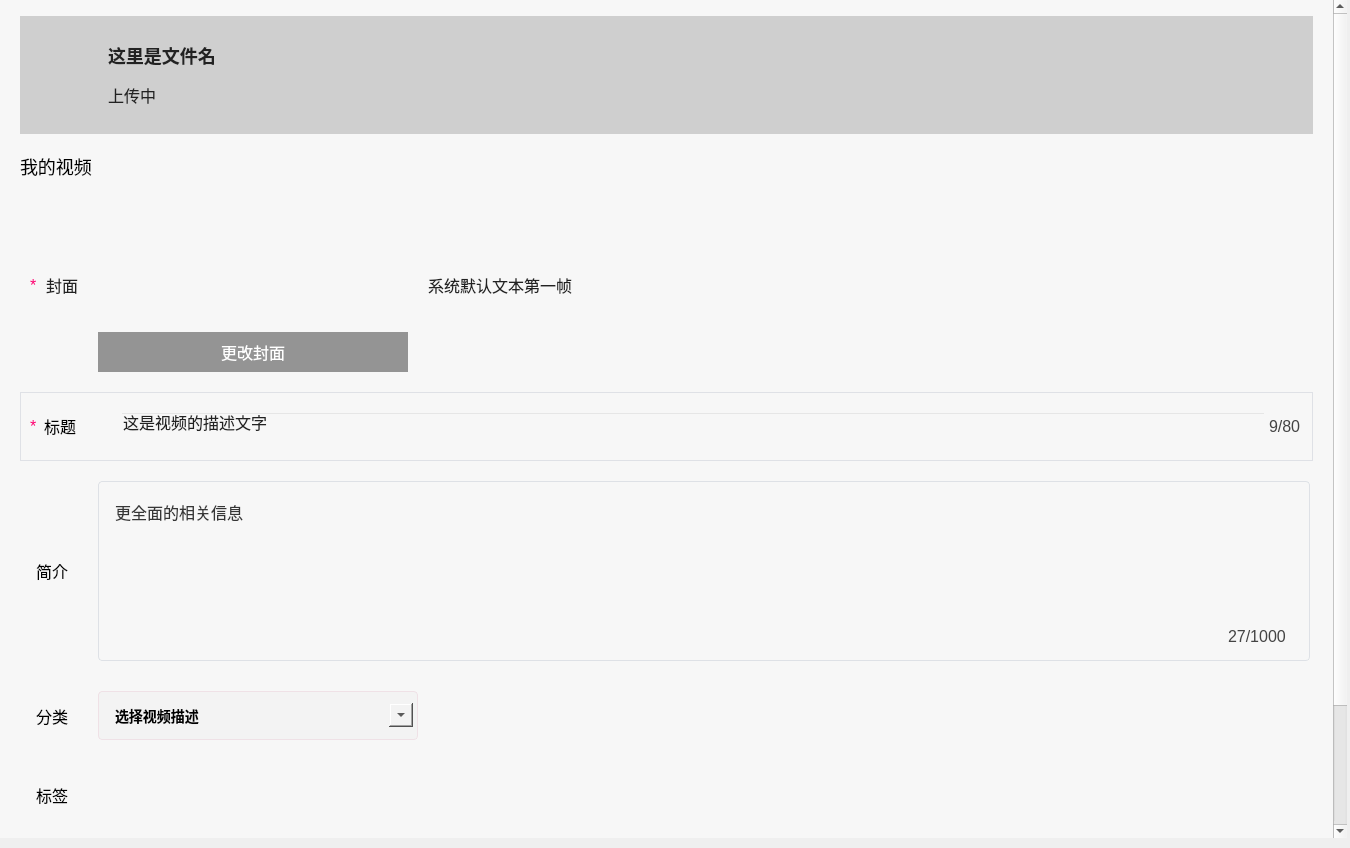
<?xml version="1.0" encoding="UTF-8"?>
<ui version="4.0">
 <class>UploadVedioPage</class>
 <widget class="QWidget" name="UploadVedioPage">
  <property name="geometry">
   <rect>
    <x>0</x>
    <y>0</y>
    <width>1350</width>
    <height>848</height>
   </rect>
  </property>
  <property name="windowTitle">
   <string>Form</string>
  </property>
  <property name="styleSheet">
   <string notr="true">*{
	font-family: '微软雅黑';
	font-size: 16px;
}</string>
  </property>
  <layout class="QVBoxLayout" name="verticalLayout">
   <property name="spacing">
    <number>7</number>
   </property>
   <property name="leftMargin">
    <number>0</number>
   </property>
   <property name="topMargin">
    <number>0</number>
   </property>
   <property name="rightMargin">
    <number>3</number>
   </property>
   <property name="bottomMargin">
    <number>10</number>
   </property>
   <item>
    <widget class="QScrollArea" name="scrollArea">
     <property name="styleSheet">
      <string notr="true">
#scrollArea {
border: none;
}


QScrollBar:vertical {
border: none;
background-color: #FFFFFF;
width: 10px;
}


QScrollBar::handle:vertical {
border: none;
border-radius: 5px;
background-color: #E8E8E8;
}


QScrollBar::up-arrow:vertical, 
QScrollBar::down-arrow:vertical {
border: none;
background: none;
width: 0px;
height: 0px;
}


QScrollBar::add-line:vertical, 
QScrollBar::sub-line:vertical {
border: none;
background: none;
}

QScrollBar::add-page:vertical, 
QScrollBar::sub-page:vertical {
background: none;
}
</string>
     </property>
     <property name="horizontalScrollBarPolicy">
      <enum>Qt::ScrollBarPolicy::ScrollBarAlwaysOff</enum>
     </property>
     <property name="widgetResizable">
      <bool>true</bool>
     </property>
     <widget class="QWidget" name="scrollAreaWidgetContents">
      <property name="geometry">
       <rect>
        <x>0</x>
        <y>0</y>
        <width>1337</width>
        <height>981</height>
       </rect>
      </property>
      <layout class="QVBoxLayout" name="verticalLayout_2">
       <property name="spacing">
        <number>0</number>
       </property>
       <property name="leftMargin">
        <number>0</number>
       </property>
       <property name="topMargin">
        <number>0</number>
       </property>
       <property name="rightMargin">
        <number>0</number>
       </property>
       <property name="bottomMargin">
        <number>0</number>
       </property>
       <item>
        <widget class="QWidget" name="pageBg" native="true">
         <property name="minimumSize">
          <size>
           <width>0</width>
           <height>981</height>
          </size>
         </property>
         <property name="maximumSize">
          <size>
           <width>1350</width>
           <height>981</height>
          </size>
         </property>
         <property name="styleSheet">
          <string notr="true">#pageBg{
	background-color: rgb(247, 247, 247);
}</string>
         </property>
         <layout class="QVBoxLayout" name="verticalLayout_3">
          <property name="spacing">
           <number>20</number>
          </property>
          <property name="leftMargin">
           <number>20</number>
          </property>
          <property name="topMargin">
           <number>16</number>
          </property>
          <property name="rightMargin">
           <number>20</number>
          </property>
          <property name="bottomMargin">
           <number>0</number>
          </property>
          <item>
           <widget class="QWidget" name="upload" native="true">
            <property name="minimumSize">
             <size>
              <width>0</width>
              <height>118</height>
             </size>
            </property>
            <property name="maximumSize">
             <size>
              <width>16777215</width>
              <height>118</height>
             </size>
            </property>
            <property name="styleSheet">
             <string notr="true">#upload{
	background-color: rgb(207, 207, 207);

}</string>
            </property>
            <layout class="QHBoxLayout" name="horizontalLayout">
             <property name="spacing">
              <number>8</number>
             </property>
             <property name="leftMargin">
              <number>28</number>
             </property>
             <property name="topMargin">
              <number>28</number>
             </property>
             <property name="rightMargin">
              <number>11</number>
             </property>
             <property name="bottomMargin">
              <number>28</number>
             </property>
             <item>
              <widget class="QLabel" name="folder">
               <property name="minimumSize">
                <size>
                 <width>52</width>
                 <height>44</height>
                </size>
               </property>
               <property name="maximumSize">
                <size>
                 <width>52</width>
                 <height>44</height>
                </size>
               </property>
               <property name="styleSheet">
                <string notr="true">#folder{
	border-image: url(&quot;:/image/folder.png&quot;);

}

#folder:hover{
	border-image: url(&quot;:/image/folderHover.png&quot;);
}</string>
               </property>
               <property name="text">
                <string/>
               </property>
              </widget>
             </item>
             <item>
              <widget class="QWidget" name="uploadInfo" native="true">
               <property name="minimumSize">
                <size>
                 <width>340</width>
                 <height>0</height>
                </size>
               </property>
               <property name="maximumSize">
                <size>
                 <width>340</width>
                 <height>16777215</height>
                </size>
               </property>
               <property name="styleSheet">
                <string notr="true"/>
               </property>
               <layout class="QGridLayout" name="gridLayout">
                <property name="leftMargin">
                 <number>0</number>
                </property>
                <property name="topMargin">
                 <number>0</number>
                </property>
                <property name="rightMargin">
                 <number>0</number>
                </property>
                <property name="bottomMargin">
                 <number>0</number>
                </property>
                <property name="horizontalSpacing">
                 <number>8</number>
                </property>
                <property name="verticalSpacing">
                 <number>16</number>
                </property>
                <item row="0" column="0">
                 <widget class="QLabel" name="fileName">
                  <property name="styleSheet">
                   <string notr="true">#fileName{
	font-weight: bold;
	font-size: 18px;
	color: #222222;
}</string>
                  </property>
                  <property name="text">
                   <string>这里是文件名</string>
                  </property>
                 </widget>
                </item>
                <item row="1" column="0">
                 <widget class="QLabel" name="loadProgress">
                  <property name="maximumSize">
                   <size>
                    <width>64</width>
                    <height>16777215</height>
                   </size>
                  </property>
                  <property name="styleSheet">
                   <string notr="true">#loadProgress{
	font-size:16px;
	 color:#222222;

}</string>
                  </property>
                  <property name="text">
                   <string>上传中</string>
                  </property>
                 </widget>
                </item>
                <item row="1" column="1">
                 <widget class="QLabel" name="downIcon">
                  <property name="minimumSize">
                   <size>
                    <width>16</width>
                    <height>16</height>
                   </size>
                  </property>
                  <property name="maximumSize">
                   <size>
                    <width>16</width>
                    <height>16</height>
                   </size>
                  </property>
                  <property name="sizeIncrement">
                   <size>
                    <width>16</width>
                    <height>16</height>
                   </size>
                  </property>
                  <property name="baseSize">
                   <size>
                    <width>16</width>
                    <height>16</height>
                   </size>
                  </property>
                  <property name="layoutDirection">
                   <enum>Qt::LayoutDirection::RightToLeft</enum>
                  </property>
                  <property name="autoFillBackground">
                   <bool>false</bool>
                  </property>
                  <property name="styleSheet">
                   <string notr="true">#downIcon
{
	border-image: url(&quot;:/image/ok.png&quot;);
}</string>
                  </property>
                  <property name="text">
                   <string/>
                  </property>
                  <property name="alignment">
                   <set>Qt::AlignmentFlag::AlignCenter</set>
                  </property>
                 </widget>
                </item>
                <item row="1" column="2">
                 <spacer name="horizontalSpacer_2">
                  <property name="orientation">
                   <enum>Qt::Orientation::Horizontal</enum>
                  </property>
                  <property name="sizeHint" stdset="0">
                   <size>
                    <width>197</width>
                    <height>20</height>
                   </size>
                  </property>
                 </spacer>
                </item>
               </layout>
              </widget>
             </item>
             <item>
              <spacer name="horizontalSpacer">
               <property name="orientation">
                <enum>Qt::Orientation::Horizontal</enum>
               </property>
               <property name="sizeHint" stdset="0">
                <size>
                 <width>843</width>
                 <height>20</height>
                </size>
               </property>
              </spacer>
             </item>
            </layout>
           </widget>
          </item>
          <item>
           <widget class="QLabel" name="myVedioLabel">
            <property name="minimumSize">
             <size>
              <width>0</width>
              <height>24</height>
             </size>
            </property>
            <property name="maximumSize">
             <size>
              <width>16777215</width>
              <height>24</height>
             </size>
            </property>
            <property name="styleSheet">
             <string notr="true">#myVedioLabel{
	font-size:18px;
	color: #000000;
}</string>
            </property>
            <property name="text">
             <string>我的视频</string>
            </property>
           </widget>
          </item>
          <item>
           <widget class="QWidget" name="vedioContent" native="true">
            <property name="minimumSize">
             <size>
              <width>0</width>
              <height>174</height>
             </size>
            </property>
            <property name="maximumSize">
             <size>
              <width>16777215</width>
              <height>174</height>
             </size>
            </property>
            <property name="styleSheet">
             <string notr="true"/>
            </property>
            <layout class="QHBoxLayout" name="horizontalLayout_2">
             <property name="spacing">
              <number>20</number>
             </property>
             <property name="leftMargin">
              <number>10</number>
             </property>
             <property name="topMargin">
              <number>0</number>
             </property>
             <property name="rightMargin">
              <number>0</number>
             </property>
             <property name="bottomMargin">
              <number>0</number>
             </property>
             <item>
              <widget class="QWidget" name="coverBox" native="true">
               <property name="minimumSize">
                <size>
                 <width>48</width>
                 <height>0</height>
                </size>
               </property>
               <property name="maximumSize">
                <size>
                 <width>48</width>
                 <height>16777215</height>
                </size>
               </property>
               <property name="styleSheet">
                <string notr="true"/>
               </property>
               <layout class="QHBoxLayout" name="horizontalLayout_3">
                <property name="spacing">
                 <number>8</number>
                </property>
                <property name="leftMargin">
                 <number>0</number>
                </property>
                <property name="topMargin">
                 <number>0</number>
                </property>
                <property name="rightMargin">
                 <number>0</number>
                </property>
                <property name="bottomMargin">
                 <number>0</number>
                </property>
                <item>
                 <widget class="QLabel" name="star_coverBox">
                  <property name="styleSheet">
                   <string notr="true">#star_coverBox{
	color: #FF006F;
	font-size: 16px;

}</string>
                  </property>
                  <property name="text">
                   <string>*</string>
                  </property>
                 </widget>
                </item>
                <item>
                 <widget class="QLabel" name="coverText">
                  <property name="styleSheet">
                   <string notr="true">#coverText{
	font-size:16px;
	color: #222222;
}</string>
                  </property>
                  <property name="text">
                   <string>封面</string>
                  </property>
                 </widget>
                </item>
               </layout>
              </widget>
             </item>
             <item>
              <widget class="QWidget" name="imageBox" native="true">
               <property name="minimumSize">
                <size>
                 <width>310</width>
                 <height>0</height>
                </size>
               </property>
               <property name="maximumSize">
                <size>
                 <width>310</width>
                 <height>16777215</height>
                </size>
               </property>
               <property name="styleSheet">
                <string notr="true"/>
               </property>
               <widget class="QLabel" name="imageLabel">
                <property name="geometry">
                 <rect>
                  <x>0</x>
                  <y>0</y>
                  <width>310</width>
                  <height>174</height>
                 </rect>
                </property>
                <property name="styleSheet">
                 <string notr="true">#imageLabel{
	border-image: url(&quot;:/image/vedioFirstPage.png&quot;);

}</string>
                </property>
                <property name="text">
                 <string/>
                </property>
               </widget>
               <widget class="QPushButton" name="changeBtn">
                <property name="geometry">
                 <rect>
                  <x>0</x>
                  <y>134</y>
                  <width>310</width>
                  <height>40</height>
                 </rect>
                </property>
                <property name="styleSheet">
                 <string notr="true">#changeBtn{
	border: none;
	color: #FFFFFF;
	background-color: rgba(0,0,0,0.4);
}</string>
                </property>
                <property name="text">
                 <string>更改封面</string>
                </property>
               </widget>
              </widget>
             </item>
             <item>
              <widget class="QLabel" name="coverLabel">
               <property name="styleSheet">
                <string notr="true">#coverLabel{
	font-size:16px;
	color: #222222;

}</string>
               </property>
               <property name="text">
                <string>系统默认文本第一帧</string>
               </property>
              </widget>
             </item>
             <item>
              <spacer name="horizontalSpacer_3">
               <property name="orientation">
                <enum>Qt::Orientation::Horizontal</enum>
               </property>
               <property name="sizeHint" stdset="0">
                <size>
                 <width>718</width>
                 <height>20</height>
                </size>
               </property>
              </spacer>
             </item>
            </layout>
           </widget>
          </item>
          <item>
           <widget class="QWidget" name="titleContent" native="true">
            <property name="minimumSize">
             <size>
              <width>0</width>
              <height>69</height>
             </size>
            </property>
            <property name="maximumSize">
             <size>
              <width>16777215</width>
              <height>69</height>
             </size>
            </property>
            <property name="styleSheet">
             <string notr="true">#titleContent{
	border: 1px solid #DFE1E6;
}</string>
            </property>
            <layout class="QHBoxLayout" name="horizontalLayout_4">
             <property name="spacing">
              <number>30</number>
             </property>
             <property name="leftMargin">
              <number>10</number>
             </property>
             <property name="topMargin">
              <number>10</number>
             </property>
             <property name="rightMargin">
              <number>0</number>
             </property>
             <property name="bottomMargin">
              <number>11</number>
             </property>
             <item>
              <widget class="QWidget" name="titleLeft" native="true">
               <property name="minimumSize">
                <size>
                 <width>48</width>
                 <height>0</height>
                </size>
               </property>
               <property name="maximumSize">
                <size>
                 <width>48</width>
                 <height>16777215</height>
                </size>
               </property>
               <property name="styleSheet">
                <string notr="true"/>
               </property>
               <layout class="QHBoxLayout" name="horizontalLayout_5">
                <property name="spacing">
                 <number>6</number>
                </property>
                <property name="leftMargin">
                 <number>0</number>
                </property>
                <property name="topMargin">
                 <number>0</number>
                </property>
                <property name="rightMargin">
                 <number>0</number>
                </property>
                <property name="bottomMargin">
                 <number>0</number>
                </property>
                <item>
                 <widget class="QLabel" name="star_title">
                  <property name="minimumSize">
                   <size>
                    <width>8</width>
                    <height>0</height>
                   </size>
                  </property>
                  <property name="maximumSize">
                   <size>
                    <width>8</width>
                    <height>16777215</height>
                   </size>
                  </property>
                  <property name="styleSheet">
                   <string notr="true">#star_title{
	color: #FF006F;
	font-size: 16px;

}</string>
                  </property>
                  <property name="text">
                   <string>*</string>
                  </property>
                 </widget>
                </item>
                <item>
                 <widget class="QLabel" name="titleText">
                  <property name="styleSheet">
                   <string notr="true">color:black;</string>
                  </property>
                  <property name="text">
                   <string>标题</string>
                  </property>
                 </widget>
                </item>
               </layout>
              </widget>
             </item>
             <item>
              <widget class="QWidget" name="titleRight" native="true">
               <property name="styleSheet">
                <string notr="true"/>
               </property>
               <layout class="QHBoxLayout" name="horizontalLayout_6">
                <property name="spacing">
                 <number>3</number>
                </property>
                <property name="leftMargin">
                 <number>12</number>
                </property>
                <property name="topMargin">
                 <number>0</number>
                </property>
                <property name="rightMargin">
                 <number>12</number>
                </property>
                <property name="bottomMargin">
                 <number>0</number>
                </property>
                <item>
                 <widget class="QLineEdit" name="titleEdit">
                  <property name="styleSheet">
                   <string notr="true">#titleEdit{
	font-size: 16px;
	color: #222222;
	background-color: transparent;
}</string>
                  </property>
                  <property name="text">
                   <string>这是视频的描述⽂字</string>
                  </property>
                 </widget>
                </item>
                <item>
                 <widget class="QLabel" name="titleNumber">
                  <property name="styleSheet">
                   <string notr="true">#titleNumber{
	font-size: 16px;
	color: #444444;
}</string>
                  </property>
                  <property name="text">
                   <string>9/80</string>
                  </property>
                 </widget>
                </item>
               </layout>
              </widget>
             </item>
            </layout>
           </widget>
          </item>
          <item>
           <widget class="QWidget" name="briefIntroduce" native="true">
            <property name="minimumSize">
             <size>
              <width>0</width>
              <height>180</height>
             </size>
            </property>
            <property name="maximumSize">
             <size>
              <width>16777215</width>
              <height>180</height>
             </size>
            </property>
            <property name="styleSheet">
             <string notr="true"/>
            </property>
            <layout class="QHBoxLayout" name="horizontalLayout_7">
             <property name="spacing">
              <number>30</number>
             </property>
             <property name="leftMargin">
              <number>16</number>
             </property>
             <property name="topMargin">
              <number>0</number>
             </property>
             <property name="rightMargin">
              <number>0</number>
             </property>
             <property name="bottomMargin">
              <number>0</number>
             </property>
             <item>
              <widget class="QLabel" name="briefIntroduceLabel">
               <property name="minimumSize">
                <size>
                 <width>32</width>
                 <height>0</height>
                </size>
               </property>
               <property name="maximumSize">
                <size>
                 <width>32</width>
                 <height>16777215</height>
                </size>
               </property>
               <property name="styleSheet">
                <string notr="true">color:black;</string>
               </property>
               <property name="text">
                <string>简介</string>
               </property>
              </widget>
             </item>
             <item>
              <widget class="QWidget" name="briefIntroduceContent" native="true">
               <property name="styleSheet">
                <string notr="true"/>
               </property>
               <widget class="QLabel" name="breifIntroduceNumber">
                <property name="geometry">
                 <rect>
                  <x>1130</x>
                  <y>145</y>
                  <width>69</width>
                  <height>21</height>
                 </rect>
                </property>
                <property name="styleSheet">
                 <string notr="true">#breifIntroduceNumber{
	color: #444444;

}</string>
                </property>
                <property name="text">
                 <string>27/1000</string>
                </property>
               </widget>
               <widget class="QPlainTextEdit" name="plainbriefIntroduceEdit">
                <property name="geometry">
                 <rect>
                  <x>0</x>
                  <y>0</y>
                  <width>1212</width>
                  <height>180</height>
                 </rect>
                </property>
                <property name="styleSheet">
                 <string notr="true">#plainbriefIntroduceEdit{
 
	padding-top:14px;
	padding-left:12px;
	border-radius: 4px;
	border: 1px solid #DEE1E6;
	color: rgb(54, 54, 54);
	background-color: transparent;
}</string>
                </property>
                <property name="plainText">
                 <string>更全面的相关信息
</string>
                </property>
               </widget>
               <zorder>plainbriefIntroduceEdit</zorder>
               <zorder>breifIntroduceNumber</zorder>
              </widget>
             </item>
            </layout>
           </widget>
          </item>
          <item>
           <widget class="QWidget" name="kindContent" native="true">
            <property name="minimumSize">
             <size>
              <width>0</width>
              <height>69</height>
             </size>
            </property>
            <property name="maximumSize">
             <size>
              <width>16777215</width>
              <height>69</height>
             </size>
            </property>
            <property name="styleSheet">
             <string notr="true"/>
            </property>
            <layout class="QHBoxLayout" name="horizontalLayout_8">
             <property name="spacing">
              <number>30</number>
             </property>
             <property name="leftMargin">
              <number>16</number>
             </property>
             <property name="topMargin">
              <number>0</number>
             </property>
             <property name="rightMargin">
              <number>0</number>
             </property>
             <property name="bottomMargin">
              <number>0</number>
             </property>
             <item>
              <widget class="QLabel" name="kindLabel">
               <property name="styleSheet">
                <string notr="true">color:black;</string>
               </property>
               <property name="text">
                <string>分类</string>
               </property>
              </widget>
             </item>
             <item>
              <widget class="QComboBox" name="kinds">
               <property name="minimumSize">
                <size>
                 <width>320</width>
                 <height>49</height>
                </size>
               </property>
               <property name="maximumSize">
                <size>
                 <width>320</width>
                 <height>49</height>
                </size>
               </property>
               <property name="styleSheet">
                <string notr="true">
#kinds {
background-color:rgb(243, 243, 243);
border-radius: 4px;
border: 1px solid #EFE1E6;
padding-left: 16px;
font-size: 14px;
font-family: '微软雅黑';
font-weight: bold;
color: black;
}


#kinds::drop-down {
subcontrol-position: right center; 
right: 4px; 
width: 24px;
height: 24px;
margin-top: 0; 
}


#kinds::down-arrow {
image: url(&quot;:/image/more.png&quot;);

}
</string>
               </property>
               <property name="placeholderText">
                <string>选择视频描述</string>
               </property>
              </widget>
             </item>
             <item>
              <spacer name="horizontalSpacer_4">
               <property name="orientation">
                <enum>Qt::Orientation::Horizontal</enum>
               </property>
               <property name="sizeHint" stdset="0">
                <size>
                 <width>862</width>
                 <height>20</height>
                </size>
               </property>
              </spacer>
             </item>
            </layout>
           </widget>
          </item>
          <item>
           <widget class="QWidget" name="tagContent" native="true">
            <property name="minimumSize">
             <size>
              <width>0</width>
              <height>69</height>
             </size>
            </property>
            <property name="maximumSize">
             <size>
              <width>16777215</width>
              <height>69</height>
             </size>
            </property>
            <property name="styleSheet">
             <string notr="true"/>
            </property>
            <layout class="QHBoxLayout" name="horizontalLayout_9">
             <property name="spacing">
              <number>30</number>
             </property>
             <property name="leftMargin">
              <number>16</number>
             </property>
             <property name="topMargin">
              <number>0</number>
             </property>
             <property name="rightMargin">
              <number>0</number>
             </property>
             <property name="bottomMargin">
              <number>20</number>
             </property>
             <item>
              <widget class="QLabel" name="tagsLabel">
               <property name="minimumSize">
                <size>
                 <width>32</width>
                 <height>0</height>
                </size>
               </property>
               <property name="maximumSize">
                <size>
                 <width>32</width>
                 <height>16777215</height>
                </size>
               </property>
               <property name="styleSheet">
                <string notr="true">color:black;</string>
               </property>
               <property name="text">
                <string>标签</string>
               </property>
              </widget>
             </item>
             <item>
              <widget class="QWidget" name="tags" native="true">
               <property name="styleSheet">
                <string notr="true"/>
               </property>
               <layout class="QHBoxLayout" name="horizontalLayout_10">
                <property name="spacing">
                 <number>0</number>
                </property>
                <property name="leftMargin">
                 <number>0</number>
                </property>
                <property name="topMargin">
                 <number>0</number>
                </property>
                <property name="rightMargin">
                 <number>0</number>
                </property>
                <property name="bottomMargin">
                 <number>0</number>
                </property>
                <item>
                 <layout class="QHBoxLayout" name="tagsLayout"/>
                </item>
               </layout>
              </widget>
             </item>
            </layout>
           </widget>
          </item>
          <item>
           <widget class="QLabel" name="seperateLine">
            <property name="minimumSize">
             <size>
              <width>0</width>
              <height>1</height>
             </size>
            </property>
            <property name="maximumSize">
             <size>
              <width>16777215</width>
              <height>1</height>
             </size>
            </property>
            <property name="styleSheet">
             <string notr="true">#seperateLine
{
	background-color: #DEE1F6;
}</string>
            </property>
            <property name="text">
             <string/>
            </property>
           </widget>
          </item>
          <item>
           <widget class="QWidget" name="submitBtn" native="true">
            <property name="minimumSize">
             <size>
              <width>0</width>
              <height>48</height>
             </size>
            </property>
            <property name="maximumSize">
             <size>
              <width>16777215</width>
              <height>16777215</height>
             </size>
            </property>
            <property name="styleSheet">
             <string notr="true"/>
            </property>
            <layout class="QHBoxLayout" name="horizontalLayout_11">
             <property name="spacing">
              <number>0</number>
             </property>
             <property name="leftMargin">
              <number>0</number>
             </property>
             <property name="topMargin">
              <number>10</number>
             </property>
             <property name="rightMargin">
              <number>0</number>
             </property>
             <property name="bottomMargin">
              <number>34</number>
             </property>
             <item>
              <spacer name="horizontalSpacer_5">
               <property name="orientation">
                <enum>Qt::Orientation::Horizontal</enum>
               </property>
               <property name="sizeHint" stdset="0">
                <size>
                 <width>576</width>
                 <height>1</height>
                </size>
               </property>
              </spacer>
             </item>
             <item>
              <widget class="QPushButton" name="commitBtn">
               <property name="minimumSize">
                <size>
                 <width>136</width>
                 <height>48</height>
                </size>
               </property>
               <property name="maximumSize">
                <size>
                 <width>136</width>
                 <height>48</height>
                </size>
               </property>
               <property name="styleSheet">
                <string notr="true">#commitBtn{
	color: #FFFFFF;
	background-color: #3ECEFE;
	border-radius: 4px;
}</string>
               </property>
               <property name="text">
                <string>提交</string>
               </property>
              </widget>
             </item>
             <item>
              <spacer name="horizontalSpacer_6">
               <property name="orientation">
                <enum>Qt::Orientation::Horizontal</enum>
               </property>
               <property name="sizeHint" stdset="0">
                <size>
                 <width>575</width>
                 <height>1</height>
                </size>
               </property>
              </spacer>
             </item>
            </layout>
           </widget>
          </item>
         </layout>
        </widget>
       </item>
      </layout>
     </widget>
    </widget>
   </item>
  </layout>
 </widget>
 <resources/>
 <connections/>
</ui>
